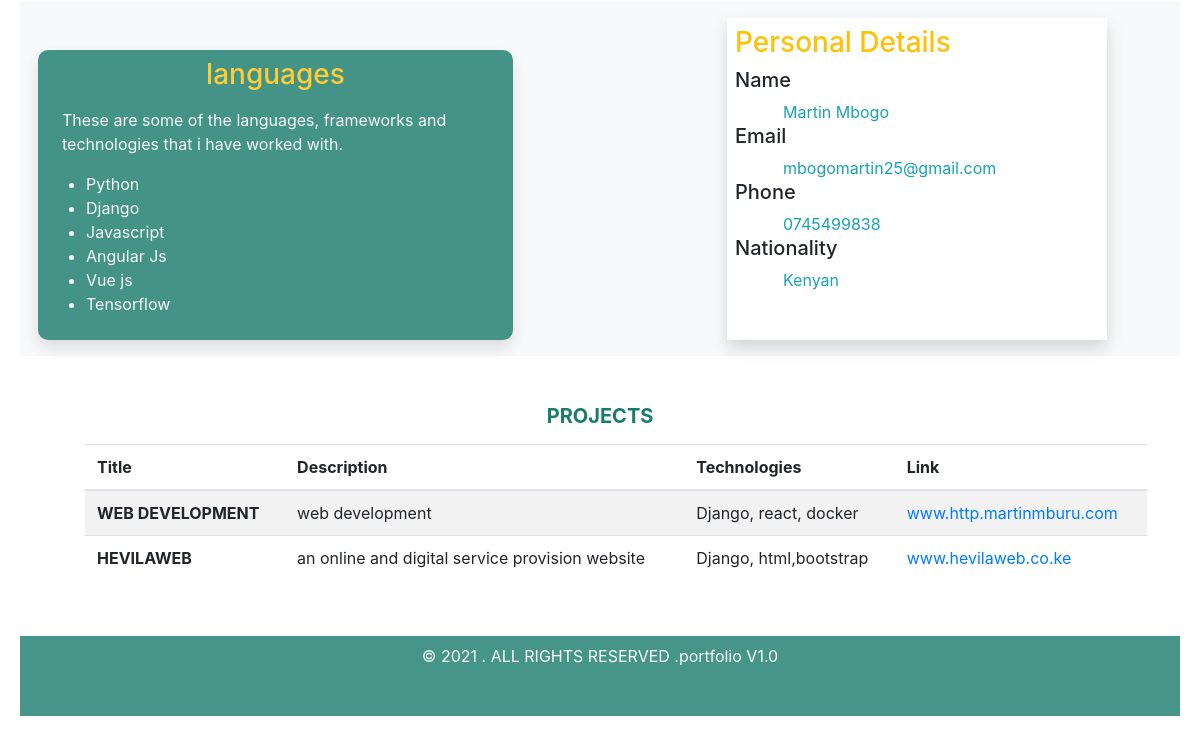
Before: / (lower part) with the older database file.
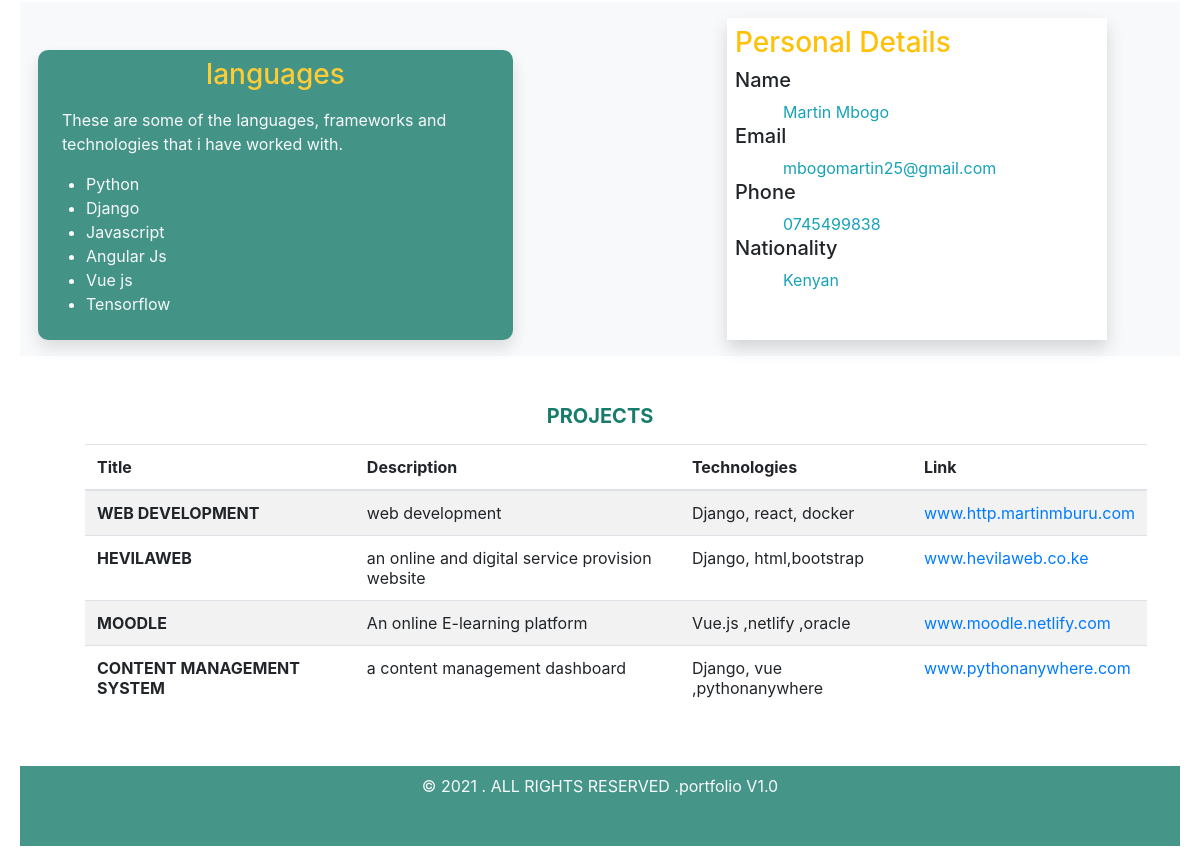
After: the same page with the newer database file.
### folio/models.py (models this page shows, shortened)
class Project(models.Model):
    name = models.TextField(max_length=100 , default='project')
    description = models.CharField(max_length=250)
    technology = models.TextField(max_length=50)
    status = models.CharField(max_length=20 ,default='done')
    source = models.TextField(default='link')

### folio/views.py (the view)
# urls.py: path('', views.home, name='home')
def home(request):
    projects= Project.objects.all()
    context = {
        'projects': projects
    }
    return render(request, 'folio/home.html', context)

### folio/templates/folio/home.html (shortened to what this page needs)
{% extends 'folio/base.html' %}
    {% load static%} {% block content %}
    <body>
        <div class="container-fluid">
                                    {% load static%}
                                    {% load static%}
                                    {% load static%}
                                    {% load static%}
            <section class="bg-light " id="dets">
                <div class="languages bg-light container container">
                    <div class="section-title ">
                        <div class="row">
                            <div class="col-md-5 mt-5 mb-3 m-2 p-2 bg-custom shadow text-light" id="languages">
                                <h3 class="text-center text-warning">languages</h3>
                                <p class="m-3">These are some of the languages, frameworks and technologies that i have worked with.</p>
                                <ul>
                                    <li>Python</li>
                                    <li>Django</li>
                                    <li>Javascript</li>
                                    <li>Angular Js</li>
                                    <li>Vue js</li>
                                    <li>Tensorflow</li>
                                </ul>
                            </div>
                            <div class="col-md-2"></div>
                            <div class="col-md-4 p-2 m-3 bg-white shadow ">
                                <h3 class=" text-warning ">Personal Details</h3>
                                <h5>Name</h5><span class="text-info ml-5">Martin Mbogo</span>
                                <h5>Email</h5><span class="text-info ml-5"> mbogomartin25@gmail.com</span>
                                <h5>Phone</h5><span class="text-info ml-5">0745499838</span>
                                <h5>Nationality</h5><span class="text-info ml-5">Kenyan</span>
                            </div>
                        </div>
                    </div>
                </div>
            </section>
            <section class="projects mt-4 p-4 container" id="projects">
                <div class="projects container container">
                    <h5 class="text-center text-custom font-weight-bold"> PROJECTS
                    </h5>
                    <table class="table table-striped table-hover m-3 p-3">
                        <thead>
                            <tr>
                                <th scope="col">Title</th>
                                <th scope="col">Description</th>
                                <th scope="col">Technologies</th>
                                <th scope="col"> Link</th>
                            </tr>
                        </thead>
                        <tbody>
                            {% for project in projects%}
                            <tr>
                                <th scope="row" id="title">{{project.name.upper}} </th>
                                <td id="description">{{project.description}}</td>
                                <td id="technologies">{{project.technology.capitalize}}</td>
                                <td id="link">
                                    <a href="{{project.source}}">{{project.source.lower}}</a>
                                </td>
                            </tr>
                            {% endfor %}
                        </tbody>
                    </table>
                </div>
            </section>
            <section class="bg-custom text-light">
                <div class="footer  text-center m-3 p-2">&copy; 2021 . ALL RIGHTS RESERVED .portfolio V1.0</div>
            </section>
    </body>
    {%endblock content%}

### folio/templates/folio/base.html (shortened to what this page needs)
{% load static %}
<html lang="en">
<head>
    <link rel="stylesheet" href="{% static 'folio/style.css' %} ">
    <link rel="stylesheet" href="{% static 'folio/bootstrap.css' %} ">
    <link rel="stylesheet" href="https://cdnjs.cloudflare.com/ajax/libs/font-awesome/4.7.0/css/font-awesome.min.css">
    <link rel="stylesheet" href="https://stackpath.bootstrapcdn.com/bootstrap/4.5.0/css/bootstrap.min.css">
</head>
<body>
    <div class="">
        {% block content %} {% endblock content%}
    </div>
</body>
</html>

### folio/static/folio/style.css (style rules this page uses)
body { line-height: 2px; margin: 0; padding: 5px; font-size: 20px; line-height: 1.6em; text-align: left; font-family: 'roboto', sans-serif; }
.bg-custom { background-color: rgb(23, 124, 107); opacity: .8; }
.text-custom { color: rgb(23, 124, 107); }
html { scroll-behavior: smooth; transition-delay: 10s; }
#dets { height: inherit; }
#languages { border-radius: 10px; }
.footer { height: 80px; text-align: center; }

Changed rows visible on the page:
added Project: name "MOODLE", description "An online E-learning platform", technology "Vue.js ,netlify ,oracle", source "www.moodle.netlify.com"
added Project: name "CONTENT MANAGEMENT SYSTEM", description "a content management dashboard", technology "Django, vue ,pythonanywhere", source "www.pythonanywhere.com"
